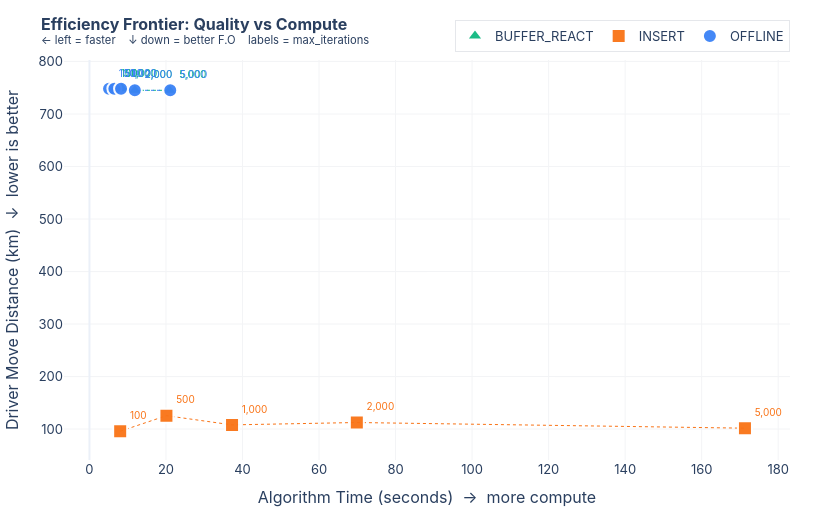

This figure's notebook cell:
### Markdown cell above
## 5. Efficiency Frontier (F.O vs Compute Time)

### Code cell
fig = go.Figure()

for algo in sorted(df['algorithm'].unique()):
    grp = df[df['algorithm'] == algo].sort_values('max_iter')
    color = COLORS.get(algo, '#6B7280')
    symbol = SYMBOLS.get(algo, 'circle')

    # Connecting line (faded)
    fig.add_trace(go.Scatter(
        x=grp['algo_elapsed_s'], y=grp['driver_move_distance_km'],
        mode='lines',
        name=algo,
        legendgroup=algo,
        showlegend=False,
        line=dict(color=color, width=1, dash='dot'),
    ))

    # Points with max_iter labels
    fig.add_trace(go.Scatter(
        x=grp['algo_elapsed_s'],
        y=grp['driver_move_distance_km'],
        mode='markers+text',
        name=algo,
        legendgroup=algo,
        marker=dict(
            symbol=symbol, size=14, color=color,
            line=dict(color='white', width=2),
            opacity=0.95,
        ),
        text=[f'{v:,}' for v in grp['max_iter']],
        textposition='top right',
        textfont=dict(size=10, color=color),
        customdata=np.stack([
            grp['max_iter'],
            grp['driver_move_distance_km'],
            grp['total_s'],
            grp['services_successfully_assigned'],
        ], axis=-1),
        hovertemplate=(
            f'<b>{algo}</b><br>'
            'max_iter: %{customdata[0]:,.0f}<br>'
            'Algo time: <b>%{x:.2f}s</b><br>'
            'Driver Move Dist: <b>%{y:.2f} km</b><br>'
            'Total cell time: %{customdata[2]:.2f}s<br>'
            'Services assigned: %{customdata[3]:.0f}'
            '<extra></extra>'
        ),
    ))

fig.update_layout(
    **LAYOUT_DEFAULTS,
    title=dict(
        text='<b>Efficiency Frontier: Quality vs Compute</b><br>'
             '<sup>← left = faster &nbsp;&nbsp; ↓ down = better F.O &nbsp;&nbsp; labels = max_iterations</sup>',
        font=dict(size=16),
    ),
    xaxis=dict(title='Algorithm Time (seconds)  →  more compute', gridcolor='#f3f4f6'),
    yaxis=dict(title='Driver Move Distance (km)  ↓  lower is better', gridcolor='#f3f4f6'),
    height=520,
    width=820,
)
fig.show()

### Figure 1 — Plotly figure (JSON) as saved in the notebook; plotly's stock layout.template omitted (floating-point values rounded to 4 significant figures)
{"data": [{"legendgroup": "BUFFER_REACT", "line": {"color": "#10B981", "dash": "dot", "width": 1}, "mode": "lines", "name": "BUFFER_REACT", "showlegend": false, "type": "scatter", "x": [5.642, 6.807, 8.522, 11.88, 20.89], "y": [748.1, 748.1, 748.1, 745.1, 745.1]}, {"customdata": [[100.0, 748.1, 5.683, 41.0], [500.0, 748.1, 6.856, 41.0], [1000.0, 748.1, 8.577, 41.0], [2000.0, 745.1, 11.95, 41.0], [5000.0, 745.1, 21.02, 41.0]], "hovertemplate": "<b>BUFFER_REACT</b><br>max_iter: %{customdata[0]:,.0f}<br>Algo time: <b>%{x:.2f}s</b><br>Driver Move Dist: <b>%{y:.2f} km</b><br>Total cell time: %{customdata[2]:.2f}s<br>Services assigned: %{customdata[3]:.0f}<extra></extra>", "legendgroup": "BUFFER_REACT", "marker": {"color": "#10B981", "line": {"color": "white", "width": 2}, "opacity": 0.95, "size": 14, "symbol": "triangle-up"}, "mode": "markers+text", "name": "BUFFER_REACT", "text": ["100", "500", "1,000", "2,000", "5,000"], "textfont": {"color": "#10B981", "size": 10}, "textposition": "top right", "type": "scatter", "x": [5.642, 6.807, 8.522, 11.88, 20.89], "y": [748.1, 748.1, 748.1, 745.1, 745.1]}, {"legendgroup": "INSERT", "line": {"color": "#F97316", "dash": "dot", "width": 1}, "mode": "lines", "name": "INSERT", "showlegend": false, "type": "scatter", "x": [8.029, 20.12, 37.27, 69.88, 171.3], "y": [95.79, 125.5, 107.9, 112.4, 101.6]}, {"customdata": [[100.0, 95.79, 8.066, 8.0], [500.0, 125.5, 20.16, 8.0], [1000.0, 107.9, 37.31, 8.0], [2000.0, 112.4, 69.94, 8.0], [5000.0, 101.6, 171.4, 8.0]], "hovertemplate": "<b>INSERT</b><br>max_iter: %{customdata[0]:,.0f}<br>Algo time: <b>%{x:.2f}s</b><br>Driver Move Dist: <b>%{y:.2f} km</b><br>Total cell time: %{customdata[2]:.2f}s<br>Services assigned: %{customdata[3]:.0f}<extra></extra>", "legendgroup": "INSERT", "marker": {"color": "#F97316", "line": {"color": "white", "width": 2}, "opacity": 0.95, "size": 14, "symbol": "square"}, "mode": "markers+text", "name": "INSERT", "text": ["100", "500", "1,000", "2,000", "5,000"], "textfont": {"color": "#F97316", "size": 10}, "textposition": "top right", "type": "scatter", "x": [8.029, 20.12, 37.27, 69.88, 171.3], "y": [95.79, 125.5, 107.9, 112.4, 101.6]}, {"legendgroup": "OFFLINE", "line": {"color": "#3B82F6", "dash": "dot", "width": 1}, "mode": "lines", "name": "OFFLINE", "showlegend": false, "type": "scatter", "x": [5.119, 6.508, 8.259, 11.86, 21.11], "y": [748.1, 748.1, 748.1, 745.1, 745.1]}, {"customdata": [[100.0, 748.1, 5.16, 41.0], [500.0, 748.1, 6.553, 41.0], [1000.0, 748.1, 8.313, 41.0], [2000.0, 745.1, 11.93, 41.0], [5000.0, 745.1, 21.25, 41.0]], "hovertemplate": "<b>OFFLINE</b><br>max_iter: %{customdata[0]:,.0f}<br>Algo time: <b>%{x:.2f}s</b><br>Driver Move Dist: <b>%{y:.2f} km</b><br>Total cell time: %{customdata[2]:.2f}s<br>Services assigned: %{customdata[3]:.0f}<extra></extra>", "legendgroup": "OFFLINE", "marker": {"color": "#3B82F6", "line": {"color": "white", "width": 2}, "opacity": 0.95, "size": 14, "symbol": "circle"}, "mode": "markers+text", "name": "OFFLINE", "text": ["100", "500", "1,000", "2,000", "5,000"], "textfont": {"color": "#3B82F6", "size": 10}, "textposition": "top right", "type": "scatter", "x": [5.119, 6.508, 8.259, 11.86, 21.11], "y": [748.1, 748.1, 748.1, 745.1, 745.1]}], "layout": {"font": {"family": "Inter, system-ui, sans-serif", "size": 13}, "height": 520, "hoverlabel": {"bgcolor": "white", "font": {"size": 12}}, "legend": {"bgcolor": "rgba(255,255,255,0.8)", "bordercolor": "#e5e7eb", "borderwidth": 1, "orientation": "h", "x": 1, "xanchor": "right", "y": 1.02, "yanchor": "bottom"}, "margin": {"b": 60, "l": 60, "r": 30, "t": 60}, "title": {"font": {"size": 16}, "text": "<b>Efficiency Frontier: Quality vs Compute</b><br><sup>← left = faster &nbsp;&nbsp; ↓ down = better F.O &nbsp;&nbsp; labels = max_iterations</sup>"}, "width": 820, "xaxis": {"gridcolor": "#f3f4f6", "title": {"text": "Algorithm Time (seconds)  →  more compute"}}, "yaxis": {"gridcolor": "#f3f4f6", "title": {"text": "Driver Move Distance (km)  ↓  lower is better"}}}}
